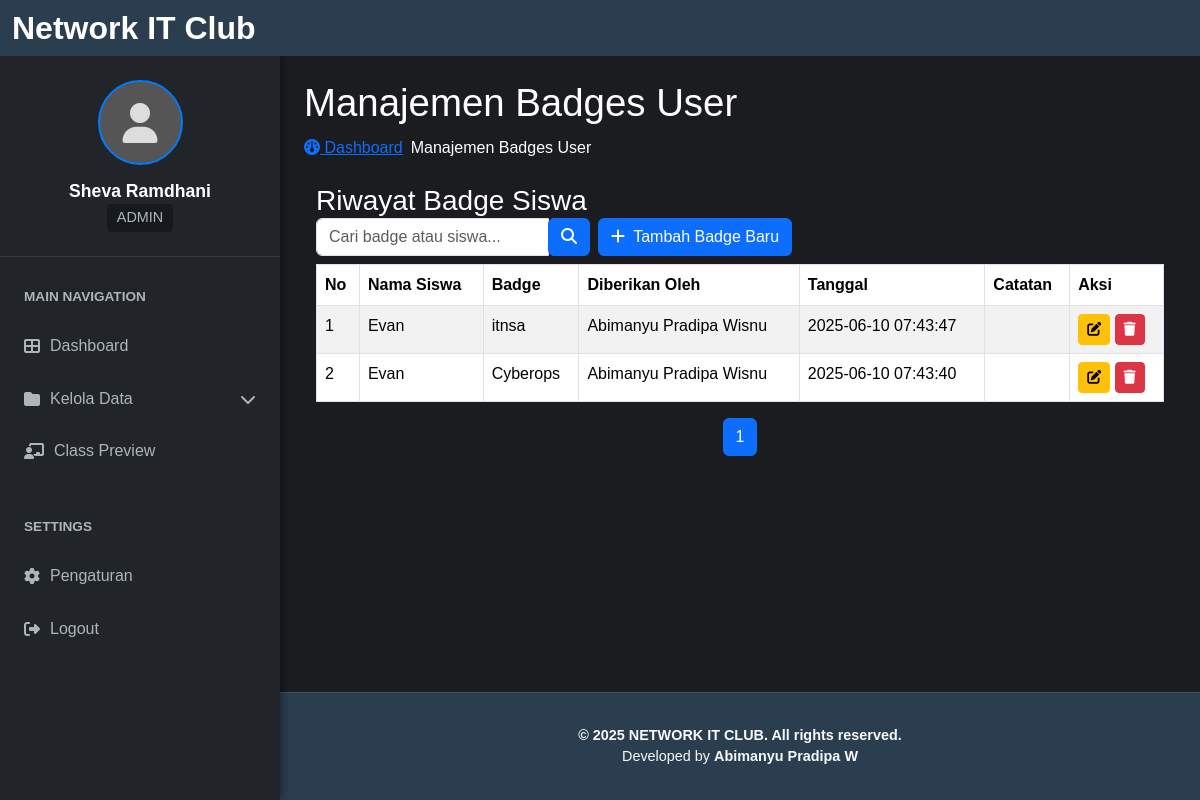
/dashboard/user_badges/index.php (signed in), run on the app's committed database.
### tables this page shows
CREATE TABLE `user_badges` (
  `id` int(11) NOT NULL,
  `user_id` int(11) NOT NULL,
  `badge_id` int(11) NOT NULL,
  `given_by` int(11) DEFAULT NULL,
  `given_at` timestamp NOT NULL DEFAULT current_timestamp(),
  `note` text DEFAULT NULL
);

CREATE TABLE `users` (
  `id` int(11) NOT NULL,
  `username` varchar(50) NOT NULL,
  `password` varchar(255) NOT NULL,
  `email` varchar(100) NOT NULL,
  `role` enum('admin','teknisi','siswa','developer') NOT NULL,
  `full_name` varchar(100) DEFAULT NULL,
  `photo` varchar(255) DEFAULT NULL,
  `kelas` enum('X','XI','XII') DEFAULT NULL,
  `jurusan` enum('TEKNIK KOMPUTER DAN JARINGAN','TEKNIK PENGELASAN','TEKNIK PEMESINAN','TEKNK INSTALASI TENAGA LISTRIK','TEKNIK KENDARAAN RINGAN','BROADCASTING DAN PERFILEMAN','DESAIN KOMUNIKASI VISUAL','PEMASARAN') DEFAULT NULL,
  `create_at` datetime NOT NULL DEFAULT current_timestamp(),
  `session_id` varchar(255) DEFAULT NULL,
  `phone_number` varchar(50) DEFAULT NULL
);

CREATE TABLE `badges` (
  `id` int(11) NOT NULL,
  `name` varchar(100) NOT NULL,
  `description` text DEFAULT NULL,
  `image_url` varchar(255) DEFAULT NULL,
  `created_at` timestamp NOT NULL DEFAULT current_timestamp()
);

### dashboard/user_badges/index.php (the view, shortened to what this page needs)
<?php
include '../dashboard_header.php';
include '../../includes/inc_koneksi.php';
$page_title = "Manajemen Badges User";
$search_query = isset($_GET['search']) ? mysqli_real_escape_string($koneksi, $_GET['search']) : '';
$current_page = isset($_GET['page']) && is_numeric($_GET['page']) ? intval($_GET['page']) : 1;
$limit = 10;
$offset = ($current_page - 1) * $limit;
$count_query = "
SELECT COUNT(*) AS total
FROM user_badges ub
JOIN users u ON ub.user_id = u.id
JOIN badges b ON ub.badge_id = b.id
WHERE u.full_name LIKE '%$search_query%' OR b.name LIKE '%$search_query%'
";
$count_result = mysqli_query($koneksi, $count_query);
$total_data = mysqli_fetch_assoc($count_result)['total'];
$total_pages = ceil($total_data / $limit);
$query = "
SELECT ub.id, u.full_name AS siswa, b.name AS badge, ub.given_at, ub.note, pemberi.full_name AS pemberi
FROM user_badges ub
JOIN users u ON ub.user_id = u.id
JOIN badges b ON ub.badge_id = b.id
LEFT JOIN users pemberi ON ub.given_by = pemberi.id
WHERE u.full_name LIKE '%$search_query%' OR b.name LIKE '%$search_query%'
ORDER BY ub.given_at DESC
LIMIT $limit OFFSET $offset
";
$result = mysqli_query($koneksi, $query);
?>
<div class="content-wrapper mb-5" style="min-width: 100%;">
    <section class="content-header">
        <h1><?php echo $page_title; ?></h1>
        <ol class="breadcrumb gap-2">
            <li><a href="../../index.php"><i class="fa fa-dashboard"></i> Dashboard</a></li>
            <li class="active"><?php echo $page_title; ?></li>
        </ol>
    </section>
    <div class="container mt-4">
       <div class="box-header with-border">
            <h3 class="box-title m-0">Riwayat Badge Siswa</h3>
            <div class="box-tools pull-right d-flex align-items-center gap-2">
                <form action="" method="GET" class="search-form d-flex align-items-center">
                    <div class="input-group">
                        <input type="text" name="search" class="form-control" placeholder="Cari badge atau siswa..." value="<?= htmlspecialchars($search_query) ?>">
                        <div class="input-group-btn">
                            <button type="submit" class="btn btn-primary"><i class="fa fa-search"></i></button>
                        </div>
                    </div>
                </form>
                <a href="add.php" class="btn btn-primary">
                    <i class="fa fa-plus me-1"></i> Tambah Badge Baru
                </a>
            </div>
        </div>
        <table class="table table-bordered table-striped mt-2">
            <thead>
                <tr>
                    <th>No</th>
                    <th>Nama Siswa</th>
                    <th>Badge</th>
                    <th>Diberikan Oleh</th>
                    <th>Tanggal</th>
                    <th>Catatan</th>
                    <th>Aksi</th>
                </tr>
            </thead>
            <tbody>
                <?php if (mysqli_num_rows($result) > 0): $no = $offset + 1; ?>
                    <?php while ($row = mysqli_fetch_assoc($result)): ?>
                        <tr>
                            <td><?= $no++ ?></td>
                            <td><?= htmlspecialchars($row['siswa']) ?></td>
                            <td><?= htmlspecialchars($row['badge']) ?></td>
                            <td><?= htmlspecialchars($row['pemberi'] ?? '-') ?></td>
                            <td><?= htmlspecialchars($row['given_at']) ?></td>
                            <td><?= htmlspecialchars($row['note']) ?></td>
                            <td>
                                <a href="edit.php?id=<?= $row['id'] ?>" class="btn btn-sm btn-warning"><i class="fa fa-edit"></i></a>
                                <a href="delete.php?id=<?= $row['id'] ?>" class="btn btn-sm btn-danger" onclick="return confirm('Hapus pemberian badge ini?')"><i class="fa fa-trash"></i></a>
                            </td>
                        </tr>
                    <?php endwhile; ?>
                <?php else: ?>
                    <tr><td colspan="7" class="text-center">Belum ada badge yang diberikan</td></tr>
                <?php endif; ?>
            </tbody>
        </table>
        <nav aria-label="Page navigation">
            <ul class="pagination justify-content-center">
                <?php for ($i = 1; $i <= $total_pages; $i++): ?>
                    <li class="page-item <?= $i == $current_page ? 'active' : '' ?>">
                        <a class="page-link" href="?page=<?= $i ?>&search=<?= urlencode($search_query) ?>"><?= $i ?></a>
                    </li>
                <?php endfor; ?>
            </ul>
        </nav>
    </div>
</div>
<?php require_once '../dashboard_footer.php'; ?>

### css/dashboard.css (style rules this page uses)
:root { --sidebar-width: 280px; --navbar-height: 56px; --footer-height: 60px; --header-bg: #2b3e50; --sidebar-bg: #212529; --main-content-bg: #1a1c20; --text-color: #ffffff; --accent-color: #007bff; --muted-text: #adb5bd; --navbar-brand-desktop-size: 2rem; --navbar-brand-tablet-size: 1.5rem; --navbar-brand-mobile-size: 1.25rem; --profile-name-desktop-size: 1.1rem; --profile-name-tablet-size: 1rem; --profile-name-mobile-size: 0.9rem; --profile-role-desktop-size: 0.9rem; --profile-role-tablet-size: 0.8rem; --profile-role-mobile-size: 0.7rem; --sidebar-heading-desktop-size: 0.85rem; --sidebar-heading-tablet-size: 0.75rem; --sidebar-heading-mobile-size: 0.65rem; --list-item-desktop-size: 1rem; --list-item-tablet-size: 0.9rem; --list-item-mobile-size: 0.8rem; --card-icon-desktop-size: 5rem; --card-icon-mobile-size: 4.5rem; }
body { background-color: var(--main-content-bg); color: var(--text-color); font-family: "Segoe UI", Tahoma, Geneva, Verdana, sans-serif; margin: 0; min-height: 100vh; display: flex; flex-direction: column; }

### dashboard/css/class.css (style rules this page uses)
:root { --blue: #2a33bf; --white: #ffffff; --black: #000000; --bg: #121212; }
body { background-color: var(--bg); color: var(--white); font-family: Arial, sans-serif; text-decoration: none; }

### dashboard/css/material.css (style rules this page uses)
h1 { font-size: 2.4rem; margin-bottom: 10px; color: #fefefe; }

### data on the page
user_badges: user.full_name "Evan", badge.name "itnsa", given_by.full_name "Abimanyu Pradipa Wisnu", given_at "2025-06-10 07:43:47"
user_badges: user.full_name "Evan", badge.name "Cyberops", given_by.full_name "Abimanyu Pradipa Wisnu", given_at "2025-06-10 07:43:40"

### other printed values
$logged_in_username "Sheva Ramdhani"
$logged_in_role "ADMIN"
$text "Dashboard"
$text "Kelola Data"
$text "Class Preview"
$page_title "Manajemen Badges User"
